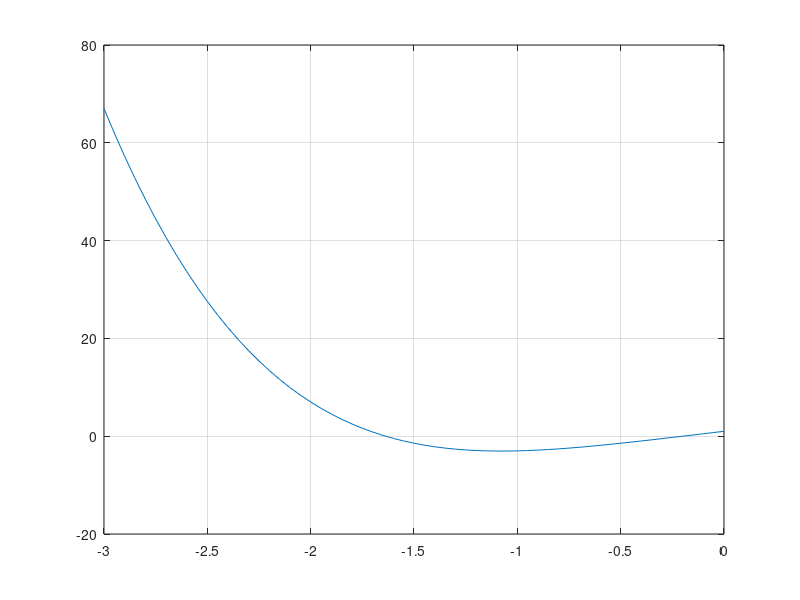

Here is the MATLAB script that generated this plot:
% Question 1 

% a)

clc;
clear;
x=[0:0.05:2];
y=cos(2*x)+exp(x)-3; 
plot(x,y);
grid;


% b)
% Solving with Newton Raphson

clear;
clc;
format long;
error = 0.00000005;
isAnswer = 0;
n = 1;
x(1) = 1.4;
while (isAnswer == 0) 
    fx = cos(2*x(n)) + exp(x(n))-3;
    dx = -2*sin(2*x(n)) + exp(x(n));
    x(n+1) = x(n) - (fx/dx);
    isAnswer = abs(x(n) - x(n+1)) < error;
    n = n + 1;
end
x'


% Question 2

% a)

clc;
clear;
x=[-3:0.05:0];
y=x.^4+5*x+1; 
plot(x,y);
grid;

% b)
% Solving with Newton Raphson

clear;
clc;
format long;
error = 0.00000005;
isAnswer = 0;
n = 1;
x(1) = -0.5;
while (isAnswer == 0) 
    fx = (x(n).^4)+(5*x(n))+1;
    dx = (4*x(n).^3)+5;
    x(n+1) = x(n) - (fx/dx);
    isAnswer = abs(x(n) - x(n+1)) < error;
    n = n + 1;
end
x'


% Solving with Iteration Method
format long;
clear;
clc;
x(1) = -.5;
for i = 1:10
    x(i+1) = ((-x(i).^4)-1)/5;
end
x'





